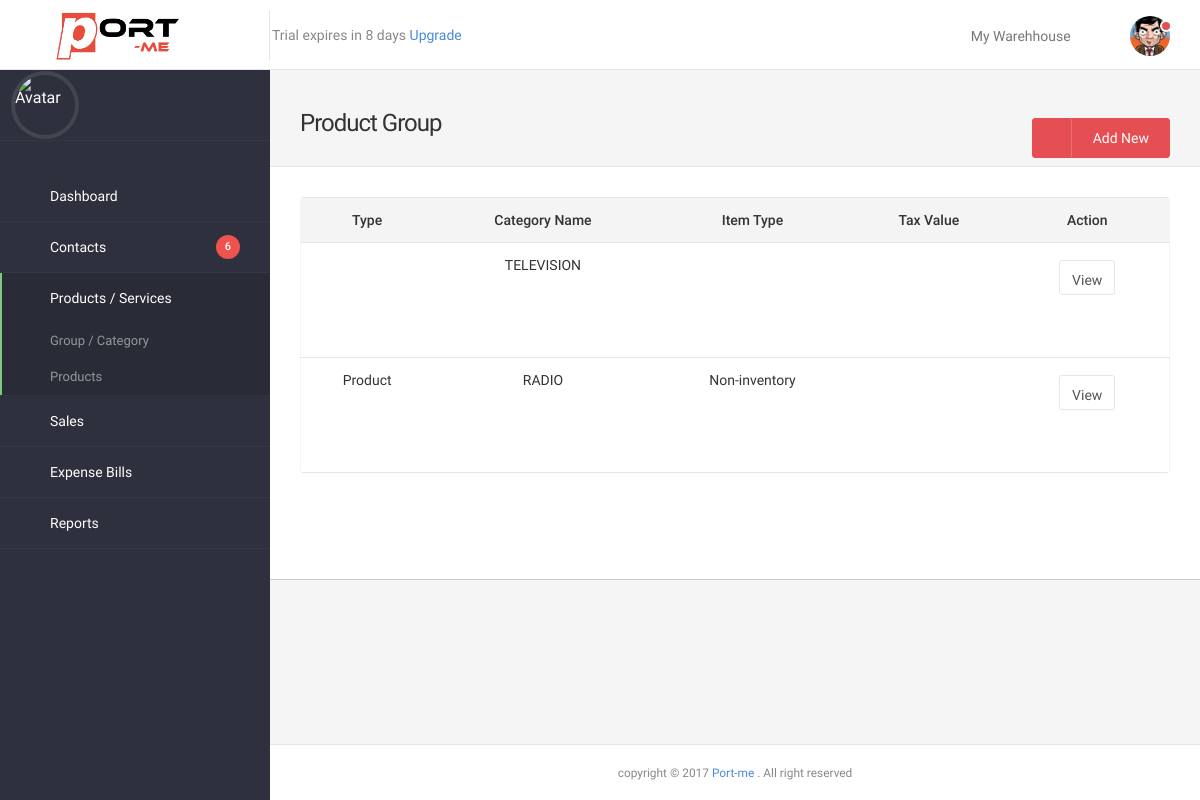
The page /product_group.php on the database its author committed.
### tables this page shows
CREATE TABLE IF NOT EXISTS `product_category` (
  `category_id` int(255) NOT NULL AUTO_INCREMENT,
  `category_type` varchar(255) NOT NULL,
  `category_name` varchar(255) NOT NULL,
  `description` longtext NOT NULL,
  `tax_name` varchar(255) NOT NULL,
  `tax_rate` varchar(255) NOT NULL,
  `attribute_name` longtext NOT NULL,
  `attribute_options` longtext NOT NULL,
  `item_type` varchar(255) NOT NULL,
  `business_id` int(255) NOT NULL,
  PRIMARY KEY (`category_id`)
);

### product_group.php (the view, shortened to what this page needs)
<!DOCTYPE html>
<html lang=en>
<head>
	<?php include("metalinks.php");?>
</head>
<body>
	<div id="rs-wrapper">
		<?php
			include("header.php");
			include("sidebar.php");
		?>
		<article class="rs-content-wrapper">
			<div class="rs-content">
				<div class="rs-inner">
					<div class="rs-dashhead m-b-lg" style="background:#f5f5f5">
						<div class="rs-dashhead-content">
							<div class="rs-dashhead-titles">
								<h3 class="rs-dashhead-title m-t">
									Product Group
								</h3>
							</div>
							<div class="rs-dashhead-toolbar">
								<button type="button" class="btn btn-success btn-wide rs-btn-icon block-on-mobile" onclick="window.location.href='add_productgroup.php'">
									<span class="gcon gcon-upload-to-cloud icon-btn"></span>
									Add New
								</button>
							</div>
						</div>
						<div class="col-md-12 col-sm-12">
						</div>
					</div>
					<div class="container-fluid">
						<div class="panel panel-plain panel-rounded table-responsive">
								<table class="table table-b-t table-b-b datatable-default rs-table table-default" style="border-right:1px solid #f5f5f5;border-left:1px solid #f5f5f5;">
									<thead>
							            <tr>
							                <th style="text-align:center;">Type</th>
							                <th style="text-align:center;">Category Name</th>
							                <th style="text-align:center;">Item Type</th>
											<th style="text-align:center;">Tax Value</th>
											<th style="text-align:center;">Action</th>
							            </tr>
							        </thead>
							        <tbody>
							             <tr>
										<?php
										$fetch_category = mysqli_query($mysqli, "select * from product_category ");
										while ($fetch_category_items = mysqli_fetch_array($fetch_category))
										{
										?>
											<td style="text-align:center;"><?php echo $fetch_category_items['category_type']?></td>
							                <td style="text-align:center;"><?php echo $fetch_category_items['category_name']?></td>
							                <td style="text-align:center;"><?php echo $fetch_category_items['item_type']?></td>
											<td style="text-align:center;"><?php echo $fetch_category_items['tax']?></td>
											<td style="text-align:center;">
												<a href="view_product_group.php?category_id=<?php echo $fetch_category_items['category_id'];?>" class="btn btn-default" style="height:35px;margin:5px;"> View </a><br>
												<a href="edit_product_group.php?category_id=<?php echo $fetch_category_items['category_id'];?>" class="fa fa-pencil" style="height:35px;margin:5px;"></a>
												<a href="?delete_id=<?php echo $fetch_category_items['category_id'];?>" class="fa fa-trash" style="height:10px;margin:5px;"></a>
											</td>
							            </tr>
							           <?php
										}
										?>
							        </tbody>
								</table>
						</div>
					</div>
				</div>
			</div>
		</article>
	<?php include("footer.php");?>
</body>
</html>

### css/helper.css (style rules this page uses)
.m-t,.m-y { margin-top:10px!important }
.m-b-lg,.m-y-lg { margin-bottom:30px!important }

### metalinks.php (style rules this page uses)
.rs-content-wrapper { background:#fff; border-bottom:1px solid #CCC; }
.panel-rounded { border:0px; }

### rows shown on the page
product_category: category_name "TELEVISION", $fetch_category_items['category_id'] 3 (drawn)
product_category: category_type "Product", category_name "RADIO", item_type "Non-inventory"
